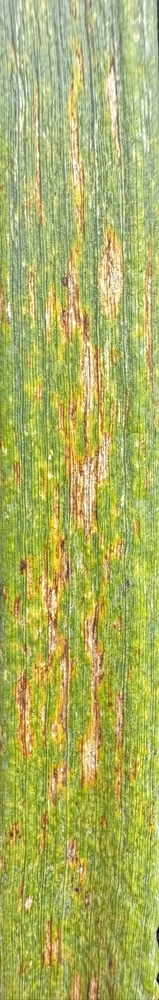
#> input picture app/samples/BLS_02.jpg, 159 x 1000 px, shrunk from 326 x 2048 before the run
$ python -i segment.py   (imports and definitions only)
#> lines starting #> are read from the running program, lines starting #| are printed output that depends on the picture
"""
Automatic leaf segmentation for photos WITHOUT a matte black board.

The scoring engine treats every pixel brighter than near-black as leaf, so on
a grey board, white paper or soil the background is scored too. This module
finds the leaf first and returns a mask (ROI) that is passed to the engine,
the same way the app uses a traced outline in Field mode. Pixel colour rules
are untouched; only which pixels count as leaf changes.

Method (uniform backgrounds: grey board, white paper, bench):
  1. Estimate the background colour from the photo's outer border (median, CIELAB).
  2. Colour distance of every pixel from it (lightness down-weighted, so
     shadows on the board are not taken for leaf).
  3. Otsu threshold on that distance, clean up, keep the large blobs, fill holes
     (keeps the pale midrib and bleached streaks inside the leaf).
Field photos (border is soil and other plants, not one colour) cannot be
segmented reliably this way: they come back as needing an outline/mask.
"""
import numpy as np
from scipy import ndimage as ndi

L_WEIGHT = 0.5          # down-weight lightness differences (shadows, uneven light)
MIN_THRESHOLD = 12.0    # never split closer than this (Lab units) to the background
UNIFORM_TOL = 12.0      # border pixel counts as "background colour" within this distance
UNIFORM_MIN = 0.60      # share of border that must match for a uniform background


GLARE_MAX_CHROMA = 8.0  # near-neutral colour ...
GLARE_MIN_DL = 10.0     # ... and this much brighter than the board = glare
MIN_ELONGATION = 3.0   # length / width (from second moments) for extra pieces to count as leaf


def _elongation(ys, xs):
    if len(ys) < 10:
        return 0.0
    cov = np.cov(np.stack([ys, xs]).astype(np.float64))
    ev = np.sort(np.linalg.eigvalsh(cov))
    return float(np.sqrt(ev[1] / max(ev[0], 1e-9)))


def fill_small_holes(m, max_frac=0.01):
    """Fill holes inside the leaf (lesions, pale midrib) but not large background
    areas enclosed by several leaves or stems (whole-plant photos)."""
    holes = ndi.binary_fill_holes(m) & ~m
    if not holes.any():
        return m
    lab, n = ndi.label(holes)
    sizes = ndi.sum(holes, lab, index=np.arange(1, n + 1))
    small = np.zeros(n + 1, bool)
    small[1:] = sizes <= max_frac * m.size
    return m | small[lab]


def srgb_to_lab(rgb):
    c = rgb.astype(np.float32) / 255.0
    c = np.where(c <= 0.04045, c / 12.92, ((c + 0.055) / 1.055) ** 2.4)
    m = np.array([[0.4124, 0.3576, 0.1805], [0.2126, 0.7152, 0.0722], [0.0193, 0.1192, 0.9505]], np.float32)
    xyz = c @ m.T / np.array([0.95047, 1.0, 1.08883], np.float32)
    f = np.where(xyz > 0.008856, np.cbrt(xyz), 7.787 * xyz + 16 / 116)
    L = 116 * f[..., 1] - 16
    a = 500 * (f[..., 0] - f[..., 1])
    b = 200 * (f[..., 1] - f[..., 2])
    return np.stack([L, a, b], axis=-1)


def _otsu(values, lo=0.0, hi=100.0, bins=256):
    hist, edges = np.histogram(np.clip(values, lo, hi), bins=bins, range=(lo, hi))
    hist = hist.astype(np.float64)
    centers = (edges[:-1] + edges[1:]) / 2
    w0 = np.cumsum(hist)
    w1 = w0[-1] - w0
    m0 = np.cumsum(hist * centers)
    mu0 = m0 / np.maximum(w0, 1)
    mu1 = (m0[-1] - m0) / np.maximum(w1, 1)
    between = w0 * w1 * (mu0 - mu1) ** 2
    return float(centers[int(np.argmax(between))])


def _border(arr, band):
    return np.concatenate([
        arr[:band].reshape(-1, arr.shape[-1]), arr[-band:].reshape(-1, arr.shape[-1]),
        arr[band:-band, :band].reshape(-1, arr.shape[-1]), arr[band:-band, -band:].reshape(-1, arr.shape[-1]),
    ])


def segment_leaf(rgb):
    """Returns (mask or None, info dict). mask is bool (H, W), True = leaf."""
    h, w = rgb.shape[:2]
    band = max(2, int(round(min(h, w) * 0.03)))
    lab = srgb_to_lab(rgb)
    border = _border(lab, band)
    bg = np.median(border, axis=0)

    wvec = np.array([L_WEIGHT, 1.0, 1.0], np.float32)
    dist = np.sqrt((((lab - bg) * wvec) ** 2).sum(axis=-1))
    border_d = np.sqrt((((border - bg) * wvec) ** 2).sum(axis=-1))
    uniform = float((border_d < UNIFORM_TOL).mean())

    info = {"bg_L": round(float(bg[0]), 1), "bg_a": round(float(bg[1]), 1), "bg_b": round(float(bg[2]), 1),
            "border_uniform": round(uniform, 3)}
    if uniform < UNIFORM_MIN:
        info["background"] = "field / mixed"
        return None, info
    info["background"] = "light (paper)" if bg[0] >= 75 else "grey board" if bg[0] >= 25 else "dark"

    thr = max(_otsu(dist), MIN_THRESHOLD)
    info["threshold"] = round(thr, 1)
    m = dist > thr

    # Glare / reflections: brighter than the board but almost colourless. Removed
    # before blobs are joined so glare touching a leaf is not glued onto it.
    # Pale tissue enclosed by the leaf comes back with the hole filling below.
    chroma = np.sqrt(lab[..., 1] ** 2 + lab[..., 2] ** 2)
    glare = (chroma < GLARE_MAX_CHROMA) & (lab[..., 0] > bg[0] + GLARE_MIN_DL)
    m &= ~glare
    info["glare_pct"] = round(float(glare.mean() * 100), 1)

    # Clean-up at full resolution: remove specks/dust, bridge small gaps
    st = ndi.generate_binary_structure(2, 1)
    m = ndi.binary_opening(m, st, iterations=2)
    m = ndi.binary_closing(m, st, iterations=3)

    lab_img, n = ndi.label(m)
    if n == 0:
        info["components"] = 0
        return np.zeros((h, w), bool), info
    sizes = ndi.sum(m, lab_img, index=np.arange(1, n + 1))
    keep_min = max(0.10 * sizes.max(), 0.001 * h * w)
    keep = np.zeros(n + 1, bool)
    keep[1:] = sizes >= keep_min
    # Drop compact blobs (sample labels, tags, glare patches): leaves are long and
    # thin. If no piece is leaf-shaped, the largest is kept so a short section still scores.
    largest = int(np.argmax(sizes)) + 1
    elong = {lbl: _elongation(*np.nonzero(lab_img == lbl)) for lbl in np.nonzero(keep)[0]}
    leafy = [l for l, e in elong.items() if e >= MIN_ELONGATION]
    dropped = 0
    for lbl in list(elong):
        if leafy and lbl not in leafy:
            keep[lbl] = False
            dropped += 1
        elif not leafy and lbl != largest:
            keep[lbl] = False
            dropped += 1
    info["compact_dropped"] = dropped
    info["largest_elongation"] = round(elong.get(largest, 0.0), 1)
    m = keep[lab_img]
    m = fill_small_holes(m)

    info["components"] = int(keep.sum())
    # Contrast check: how far leaf pixels sit from the background vs the cut-off
    inside = dist[m]
    info["leaf_median_dist"] = round(float(np.median(inside)), 1) if inside.size else 0.0
    return m, info

>>> import cv2
>>> picture = cv2.imread('../../app/samples/BLS_02.jpg', cv2.IMREAD_GRAYSCALE)
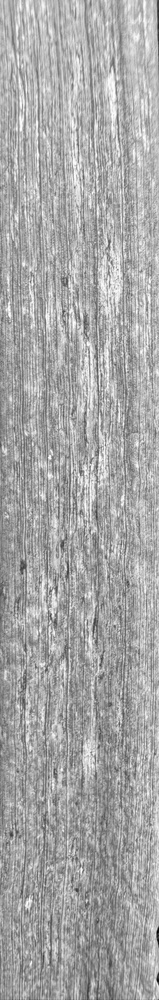
#> picture: shape (1000, 159); min 2, max 255, mean 166.3
>>> result = segment_leaf(picture)
#> in srgb_to_lab, `c = np.where(c <= 0.04045, c / 12.92, ((c + 0.055) / 1.055) ** 2.4)`:
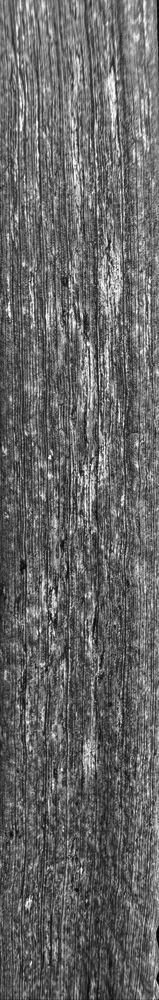
#> c: shape (1000, 159) float32; min 0.000607, max 1, mean 0.401
#> (the run stopped early here; a loop or call above may not have finished)
